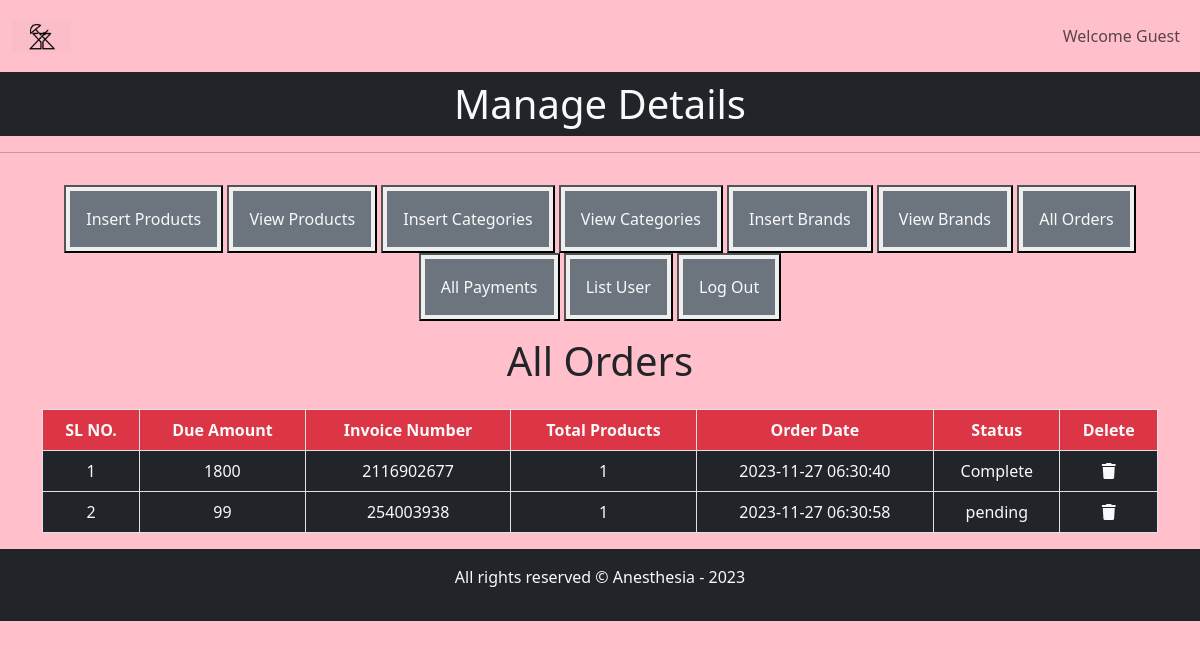
The page /admin_area/index.php?list_orders on the database its author committed.
### tables this page shows
CREATE TABLE `user_orders` (
  `order_id` int(11) NOT NULL,
  `user_id` int(11) NOT NULL,
  `amount_due` int(255) NOT NULL,
  `invoice_number` int(255) NOT NULL,
  `total_products` int(255) NOT NULL,
  `order_date` timestamp NOT NULL DEFAULT current_timestamp() ON UPDATE current_timestamp(),
  `order_status` varchar(255) NOT NULL
);

### admin_area/list_orders.php (the view, shortened to what this page needs)
<h1 class="text-center">All Orders</h1>
<table class="table table-bordered mt-4">
    <thead>
    <?php
$get_orders="Select * from `user_orders`";
$result=mysqli_query($con,$get_orders);
$row_count=mysqli_num_rows($result);
if($row_count==0){
    echo "<h1 class='text-danger text-center mt-4'>No orders yet!</h1>";
}else{
    echo "<tr>
<th class='bg-danger text-light text-center'>SL NO.</th>
<th class='bg-danger text-light text-center'>Due Amount</th>
<th class='bg-danger text-light text-center'>Invoice Number</th>
<th class='bg-danger text-light text-center'>Total Products</th>
<th class='bg-danger text-light text-center'>Order Date</th>
<th class='bg-danger text-light text-center'>Status</th>
<th class='bg-danger text-light text-center'>Delete</th>
</tr>
</thead>
<tbody>";
    $number=0;
    while($row_data=mysqli_fetch_assoc($result)){
        $order_id=$row_data['order_id'];
        $amount_due=$row_data['amount_due'];
        $invoice_number=$row_data['invoice_number'];
        $total_products=$row_data['total_products'];
        $order_date=$row_data['order_date'];
        $order_status=$row_data['order_status'];
        $number++;
        echo "<tr>
        <td class='bg-dark text-light text-center'>$number</td>
        <td class='bg-dark text-light text-center'>$amount_due</td>
        <td class='bg-dark text-light text-center'>$invoice_number</td>
        <td class='bg-dark text-light text-center'>$total_products</td>
        <td class='bg-dark text-light text-center'>$order_date</td>
        <td class='bg-dark text-light text-center'>$order_status</td>
        <td class='bg-dark text-light text-center'><a href='index.php?delete_order=$order_id'
            type='button' class='text-light' data-toggle='modal' data-target='#exampleModal'><i class='fa-solid fa-trash'></td>
    </tr>";
    }
}
?>
    </tbody>
</table>

### style.css (style rules this page uses)
* { margin: 0; padding: 0; box-sizing: border-box; }

### admin_area/index.php (style rules this page uses)
body { overflow-x:hidden; }

### rows shown on the page
user_orders: amount_due "1800", invoice_number "2116902677", total_products "1", order_date "2023-11-27 06:30:40", order_status "Complete"
user_orders: amount_due "99", invoice_number "254003938", total_products "1", order_date "2023-11-27 06:30:58", order_status "pending"
